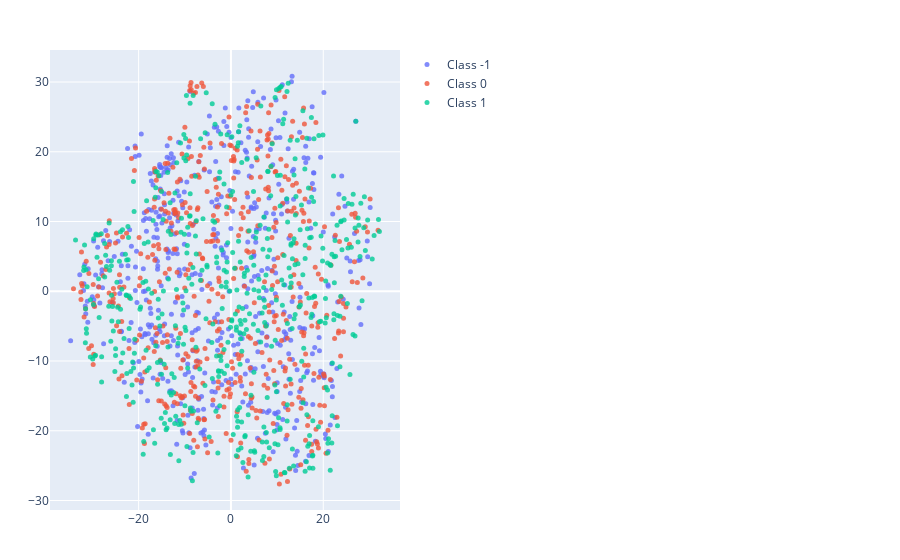

Notebook source saved alongside this figure:
### Code cell
plot_tSNE_3D(x_train_word2vec, y_train, n_iter=500)

### Figure 1 — Plotly figure (JSON) as saved in the notebook; plotly's stock layout.template omitted (floating-point values rounded to 4 significant figures; data arrays with more than 128 entries replaced by an {"elided": "..."} marker saying what was removed)
{"data": [{"marker": {"color": -1, "colorscale": [[0, "#440154"], [0.1111, "#482878"], [0.2222, "#3e4989"], [0.3333, "#31688e"], [0.4444, "#26828e"], [0.5556, "#1f9e89"], [0.6667, "#35b779"], [0.7778, "#6ece58"], [0.8889, "#b5de2b"], [1, "#fde725"]], "opacity": 0.8, "size": 5}, "mode": "markers", "name": "Class -1", "type": "scatter", "x": {"elided": "500 float values"}, "y": {"elided": "500 float values"}}, {"marker": {"color": 0, "colorscale": [[0, "#440154"], [0.1111, "#482878"], [0.2222, "#3e4989"], [0.3333, "#31688e"], [0.4444, "#26828e"], [0.5556, "#1f9e89"], [0.6667, "#35b779"], [0.7778, "#6ece58"], [0.8889, "#b5de2b"], [1, "#fde725"]], "opacity": 0.8, "size": 5}, "mode": "markers", "name": "Class 0", "type": "scatter", "x": {"elided": "500 float values"}, "y": {"elided": "500 float values"}}, {"marker": {"color": 1, "colorscale": [[0, "#440154"], [0.1111, "#482878"], [0.2222, "#3e4989"], [0.3333, "#31688e"], [0.4444, "#26828e"], [0.5556, "#1f9e89"], [0.6667, "#35b779"], [0.7778, "#6ece58"], [0.8889, "#b5de2b"], [1, "#fde725"]], "opacity": 0.8, "size": 5}, "mode": "markers", "name": "Class 1", "type": "scatter", "x": {"elided": "500 float values"}, "y": {"elided": "500 float values"}}], "layout": {"margin": {"b": 50, "l": 50, "r": 500, "t": 50}, "scene": {"xaxis": {"title": {"text": "PCA 1"}}, "yaxis": {"title": {"text": "PCA 2"}}}, "showlegend": true}}
